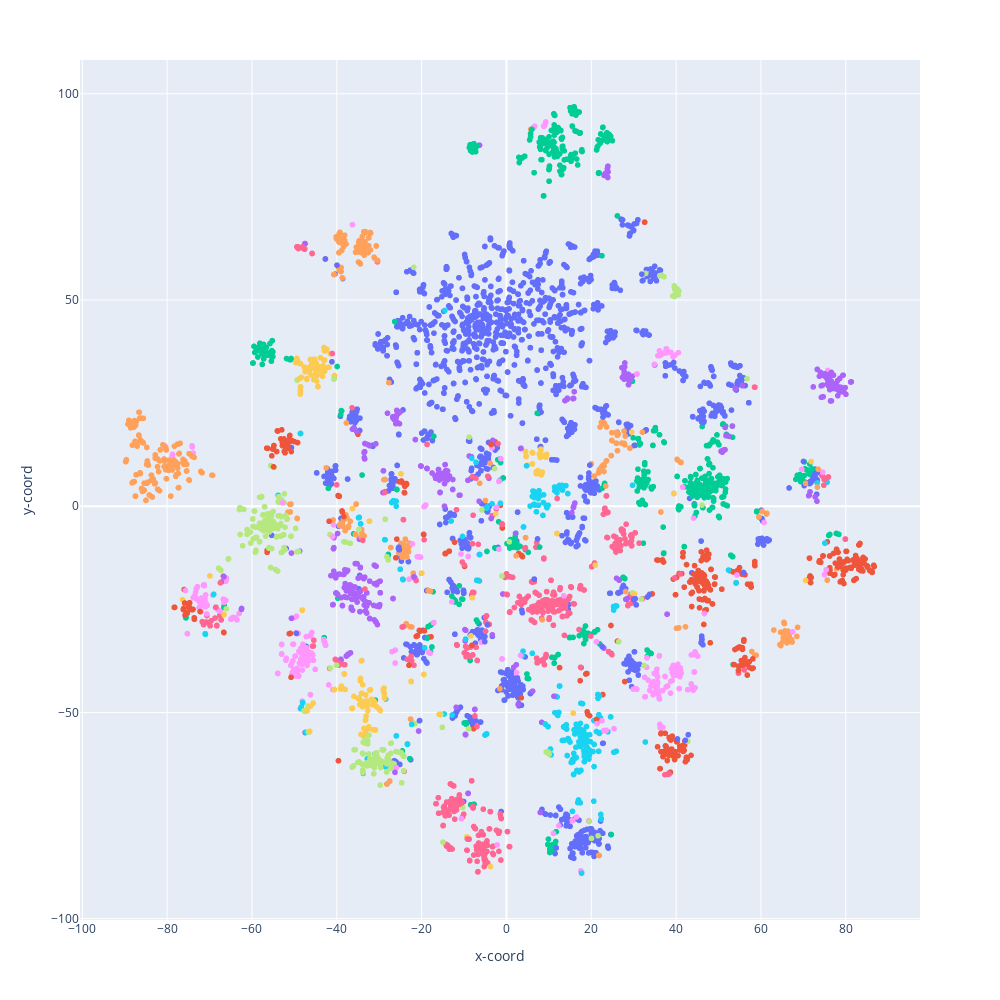

Notebook code for this chart:
### Code cell
scat = px.scatter(plotting_objects, x='x-coord', y='y-coord', color='colors', hover_data={
    'x-coord': False,
    'y-coord': False,
    'colors': False,
    'title': True
}, width=1000, height=1000)

scat.update_layout(showlegend=False)

scat
